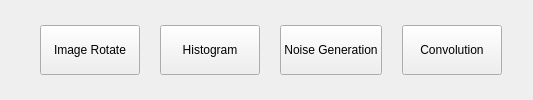
     <widget class="QWidget" name="horizontalWidget" native="true">
      <layout class="QHBoxLayout" name="horizontalLayout_2">
       <property name="spacing">
        <number>20</number>
       </property>
       <property name="leftMargin">
        <number>40</number>
       </property>
       <item>
        <widget class="QPushButton" name="rotate_switch_button">
         <property name="sizePolicy">
          <sizepolicy hsizetype="Fixed" vsizetype="Fixed">
           <horstretch>0</horstretch>
           <verstretch>0</verstretch>
          </sizepolicy>
         </property>
         <property name="minimumSize">
          <size>
           <width>100</width>
           <height>50</height>
          </size>
         </property>
         <property name="sizeIncrement">
          <size>
           <width>0</width>
           <height>0</height>
          </size>
         </property>
         <property name="baseSize">
          <size>
           <width>0</width>
           <height>0</height>
          </size>
         </property>
         <property name="text">
          <string>Image Rotate</string>
         </property>
         <property name="iconSize">
          <size>
           <width>16</width>
           <height>16</height>
          </size>
         </property>
        </widget>
       </item>
       <item>
        <widget class="QPushButton" name="histogram_switch_button">
         <property name="sizePolicy">
          <sizepolicy hsizetype="Fixed" vsizetype="Fixed">
           <horstretch>0</horstretch>
           <verstretch>0</verstretch>
          </sizepolicy>
         </property>
         <property name="minimumSize">
          <size>
           <width>100</width>
           <height>50</height>
          </size>
         </property>
         <property name="sizeIncrement">
          <size>
           <width>0</width>
           <height>0</height>
          </size>
         </property>
         <property name="baseSize">
          <size>
           <width>0</width>
           <height>0</height>
          </size>
         </property>
         <property name="text">
          <string>Histogram</string>
         </property>
         <property name="iconSize">
          <size>
           <width>16</width>
           <height>16</height>
          </size>
         </property>
        </widget>
       </item>
       <item>
        <widget class="QPushButton" name="noise_generation_switch_button">
         <property name="enabled">
          <bool>true</bool>
         </property>
         <property name="sizePolicy">
          <sizepolicy hsizetype="Fixed" vsizetype="Fixed">
           <horstretch>0</horstretch>
           <verstretch>0</verstretch>
          </sizepolicy>
         </property>
         <property name="minimumSize">
          <size>
           <width>100</width>
           <height>50</height>
          </size>
         </property>
         <property name="sizeIncrement">
          <size>
           <width>0</width>
           <height>0</height>
          </size>
         </property>
         <property name="baseSize">
          <size>
           <width>0</width>
           <height>0</height>
          </size>
         </property>
         <property name="text">
          <string>Noise Generation</string>
         </property>
         <property name="iconSize">
          <size>
           <width>16</width>
           <height>16</height>
          </size>
         </property>
         <property name="checkable">
          <bool>false</bool>
         </property>
         <property name="checked">
          <bool>false</bool>
         </property>
         <property name="default">
          <bool>false</bool>
         </property>
         <property name="flat">
          <bool>false</bool>
         </property>
        </widget>
       </item>
       <item>
        <widget class="QPushButton" name="convolution_switch_buttion">
         <property name="minimumSize">
          <size>
           <width>100</width>
           <height>50</height>
          </size>
         </property>
         <property name="text">
          <string>Convolution</string>
         </property>
        </widget>
       </item>
       <item>
        <widget class="QWidget" name="widget" native="true">
         <property name="sizePolicy">
          <sizepolicy hsizetype="Expanding" vsizetype="Preferred">
           <horstretch>0</horstretch>
           <verstretch>0</verstretch>
          </sizepolicy>
         </property>
        </widget>
       </item>
      </layout>
     </widget>
